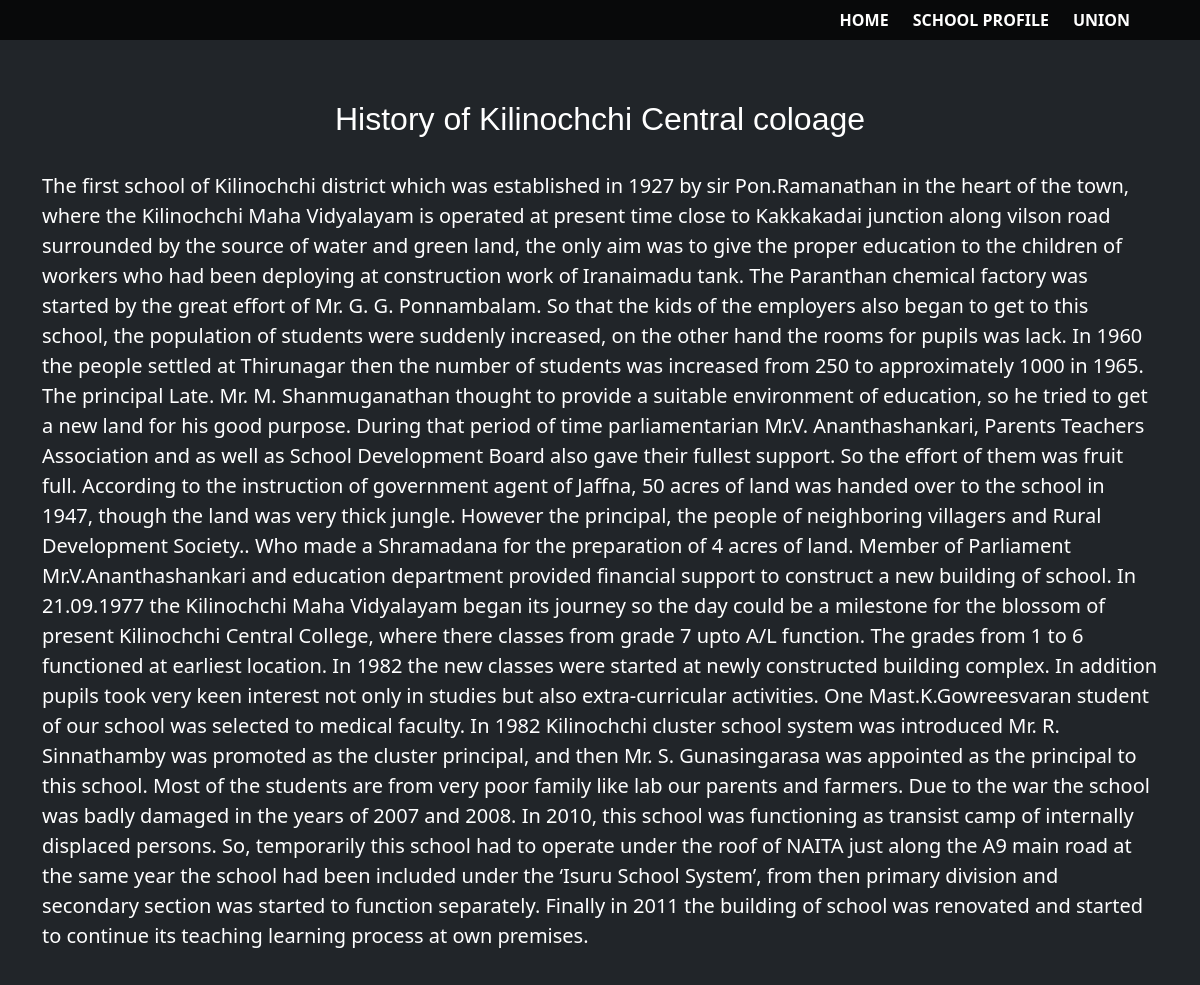
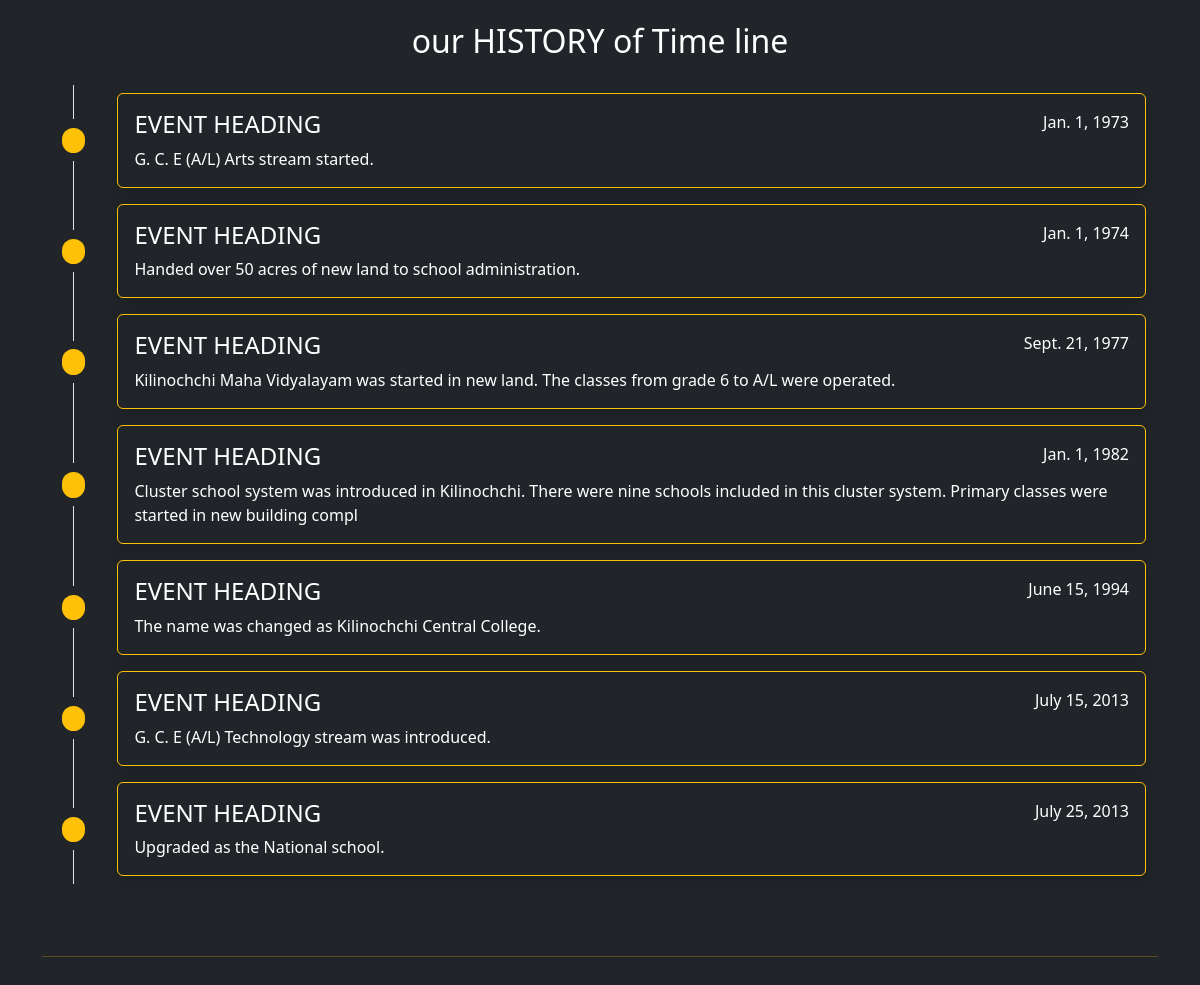
Page /history/ on the earlier database version (2 pictures, top to bottom).
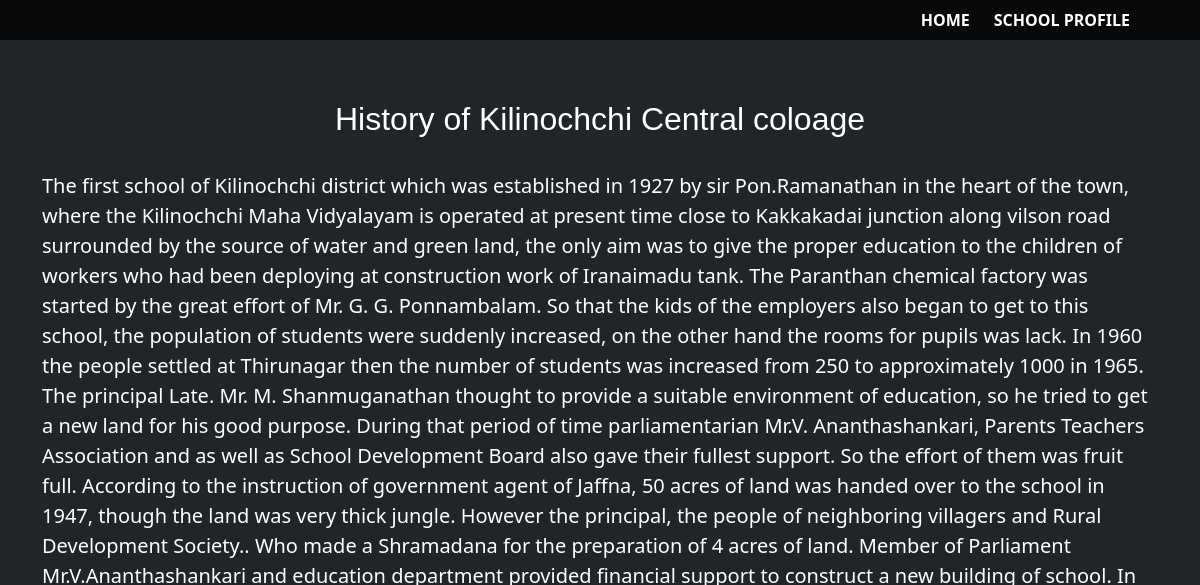
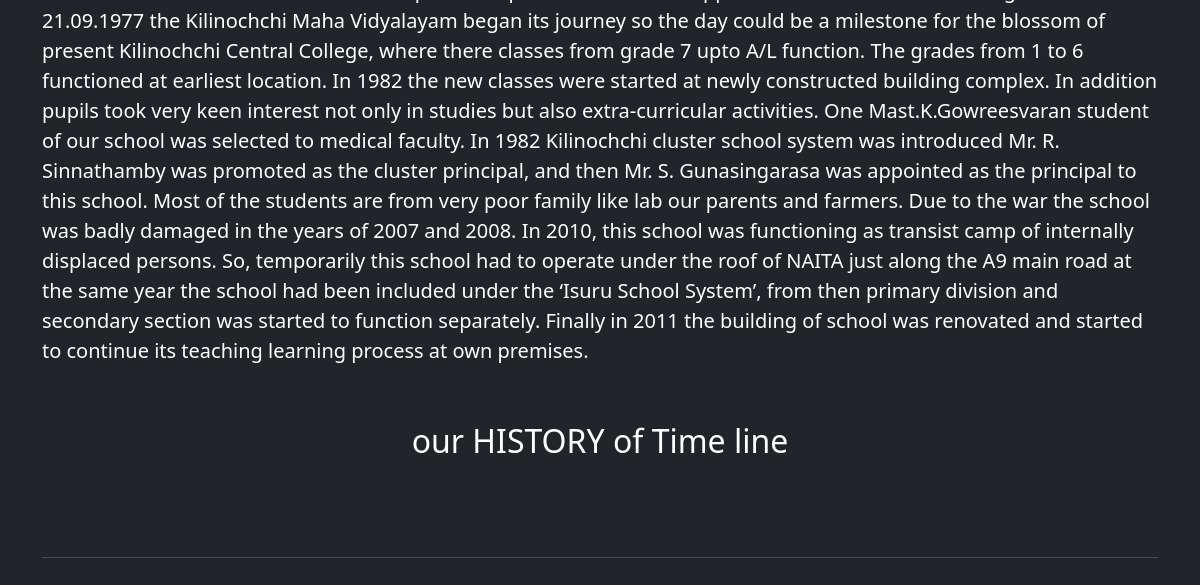
Same page on the later database version (2 pictures, top to bottom).
### kcchome/models.py (models this page shows, shortened)
class  nevbar(models.Model):
    nevbrtext= models.CharField(max_length=20,primary_key=True)
    status = models.BooleanField(default=True,help_text='1-for show 0 for not show')
    order = models.IntegerField(default=None)

class history(models.Model):
    status = models.BooleanField(default=True,help_text='1-for show 0 for not show')
    histdate =models.DateField(default=None,verbose_name="enter the Event date")
    histdetail = models.CharField(default=None,max_length=160,verbose_name="Enter the detailo  of event")

### kcchome/views.py (the view)
# urls.py: path('history/', views.histoory,name='history'),
def histoory(request):
    histd = history.objects.filter(status=True).order_by('histdate')    # print(histd)
    return render(request,'knctem/histroy.html',{'nev':nev,'fk':'fk','hist':histd})

### kcchome/templates/knctem/histroy.html (shortened to what this page needs)
{% include 'header/header.html'%}
{% block content %}
{% load static %}
{% include 'inc1/nevv.html' %}
<div class=" container justify-content-center hist d-block my-5 mx-auto" style="top: 1px;" >
    <center><h2 class=" hist h2 text-white" style="margin-top: 100px;">History of Kilinochchi Central coloage</h2></center>
    <hr class="hr bg-light">
    <blockquote class="blockquote">
    <p class="text-white  ">
        The first school of Kilinochchi district which was established in 1927 by sir Pon.Ramanathan in the
        heart of the town, where the Kilinochchi Maha Vidyalayam is operated at present time close to
        Kakkakadai junction along vilson road surrounded by the source of water and green land, the only
        aim was to give the proper education to the children of workers who had been deploying at
        construction work of Iranaimadu tank.
        The Paranthan chemical factory was started by the great effort of Mr. G. G. Ponnambalam.
        So that the kids of the employers also began to get to this school, the population of students were suddenly
        increased, on the other hand the rooms for pupils was lack.
        In 1960 the people settled at Thirunagar then the number of students was increased from 250 to
        approximately 1000 in 1965.
        The principal Late. Mr. M. Shanmuganathan thought to provide a suitable environment of
        education, so he tried to get a new land for his good purpose. During that period of time
        parliamentarian Mr.V. Ananthashankari, Parents Teachers Association and as well as School
        Development Board also gave their fullest support. So the effort of them was fruit full. According to
        the instruction of government agent of Jaffna, 50 acres of land was handed over to the school in
        1947, though the land was very thick jungle. However the principal, the people of neighboring
        villagers and Rural Development Society..
        Who made a Shramadana for the preparation of 4 acres of land.
        Member of Parliament Mr.V.Ananthashankari and education department provided financial support to construct a new
        building of school.
        In 21.09.1977 the Kilinochchi Maha Vidyalayam began its journey so the day could be a milestone
        for the blossom of present Kilinochchi Central College, where there classes from grade 7 upto A/L
        function. The grades from 1 to 6 functioned at earliest location. In 1982 the new classes were
        started at newly constructed building complex.
        In addition pupils took very keen interest not only in studies but also extra-curricular activities.
        One Mast.K.Gowreesvaran student of our school was selected to medical faculty.
        In 1982 Kilinochchi cluster school system was introduced Mr. R. Sinnathamby was promoted as the
        cluster principal, and then Mr. S. Gunasingarasa was appointed as the principal to this school.
        Most of the students are from very poor family like lab our parents and farmers.
        Due to the war the school was badly damaged in the years of 2007 and 2008.
        In 2010, this school was functioning as transist camp of internally displaced persons.
        So, temporarily this school had to operate under the roof of NAITA just along the A9 main road at
        the same year the school had been included under the ‘Isuru School System’, from then primary
        division and secondary section was started to function separately.
        Finally in 2011 the building of school was renovated and started to continue its teaching learning
        process at own premises.</p>
        </blockquote>
    <section>
        <div class="container py-4">
            <h2 class="font-weight-light text-center text-white  py-3">our HISTORY of Time line</h2>
            {% for h in hist %}
            <div class="row">
                <div class="col-auto text-center flex-column d-none d-sm-flex">
                    <div class="row h-50">
                        <div class="col  border-end">&nbsp;</div>
                        <div class="col">&nbsp;</div>
                    </div>
                    <h5 class="m-2">
                        <span class="badge rounded-pill bg-warning">&nbsp;</span>
                    </h5>
                    <div class="row h-50">
                        <div class="col border-end">&nbsp;</div>
                        <div class="col">&nbsp;</div>
                    </div>
                </div>
                <div class="col py-2">
                    <div class="card border-warning bg-dark shadow">
                        <div class="card-body">
                            <div class="float-end text-white">{{h.histdate}}</div>
                            <h4 class="card-title text-white">EVENT HEADING</h4>
                            <p class="card-text text-white">{{h.histdetail}}</p>
                        </div>
                    </div>
                </div>
            </div>
            {% endfor %}
        </div>
        <hr class="my-5 hr border-warning">
        </div>
{% endblock content %}

### kcchome/templates/header/header.html (shortened to what this page needs)
{% load static %}
<!DOCTYPE html>
<html lang="en">
<head>
    <link rel="stylesheet" href="https://cdnjs.cloudflare.com/ajax/libs/fullPage.js/3.1.0/fullpage.min.css">
    <link href="https://cdnjs.cloudflare.com/ajax/libs/font-awesome/5.15.4/css/all.min.css" rel="stylesheet">
    <link href="https://cdn.jsdelivr.net/npm/bootstrap-icons@1.8.0/font/bootstrap-icons.css" rel="stylesheet">
    <link href="https://unpkg.com/aos@2.3.1/dist/aos.css" rel="stylesheet">
    <link rel="stylesheet" href="https://unpkg.com/swiper/swiper-bundle.min.css">
    <link rel="stylesheet" href="{% static '/css/style.css' %}">
    <link href="https://cdn.jsdelivr.net/npm/bootstrap@5.3.2/dist/css/bootstrap.min.css" rel="stylesheet">
    <link rel="stylesheet" href="https://unpkg.com/swiper/swiper-bundle.min.css">
</head>
<body class="bg-dark m-0">
</body>
</html>

### kcchome/templates/inc1/nevv.html (shortened to what this page needs)
{% load static %}
<nav class="navbar navbar-expand-lg  nnev p-0 ">
    <div class="container">
      <div class="collapse navbar-collapse justify-content-end" id="navbarNavDropdown">
        <ul class="navbar-nav mx-3">
          <li class="nav-item dropdown nevbtton rounded mx-1">
            <a class="nav-link text-white" href="{% url 'home' %}" role="button"  aria-expanded="false">
              HOME
            </a>
          </li>
          <li class="nav-item dropdown nevbtton rounded mx-1">
            <a class="nav-link text-white" href="{% url 'home' %}" role="button"  aria-expanded="false">
              SCHOOL PROFILE
            </a>
          </li>
          {% for x in nev %}
            <li class="nav-item dropdown rounded nevbtton mx-1">
                <a class="nav-link text-white" href="{% url 'home' %}" role="button" data-bs-toggle="dropdown" aria-expanded="True">
                  {{x.nevbrtext}}
                </a>
              </li>
              {% endfor %}
        </ul>
      </div>
    </div>
  </nav>

### static/css/style.css (style rules this page uses)
body { overflow-x: hidden; }
center h2 { font-family: 'Bernoully', sans-serif; }
.nnev { top: 0; height: max-content; position: absolute; background-color: rgba(0, 0, 0, 0.75); z-index: 6; font-weight:bold; width: 100%; }
.hist { z-index: 6; margin-top:20px; }
.nevbtton { z-index:99; }
html { scroll-behavior: smooth; }

### kcchome/templates/header/header.html (style rules this page uses)
body { overflow-x: hidden; }
center h2 { font-family: 'Bernoully', sans-serif; }
.nnev { top: 0; height: max-content; position: absolute; background-color: rgba(0, 0, 0, 0.75); z-index: 6; font-weight:bold; width: 100%; }
.hist { z-index: 6; margin-top:20px; }
.nevbtton { z-index:99; }
html { scroll-behavior: smooth; }

Differences in the rows shown:
removed nevbar: nevbrtext "UNION"
removed history: histdate "Jan. 1, 1973", histdetail "G. C. E (A/L) Arts stream started."
removed history: histdate "Jan. 1, 1974", histdetail "Handed over 50 acres of new land to school administration."
removed history: histdate "Sept. 21, 1977", histdetail "Kilinochchi Maha Vidyalayam was started in new land. The classes from grade 6 to A/L were operated."
removed history: histdate "Jan. 1, 1982", histdetail "Cluster school system was introduced in Kilinochchi. There were nine schools included in this cluster system. Primary classes were started in new building compl"
removed history: histdate "June 15, 1994", histdetail "The name was changed as Kilinochchi Central College."
removed history: histdate "July 15, 2013", histdetail "G. C. E (A/L) Technology stream was introduced."
removed history: histdate "July 25, 2013", histdetail "Upgraded as the National school."
